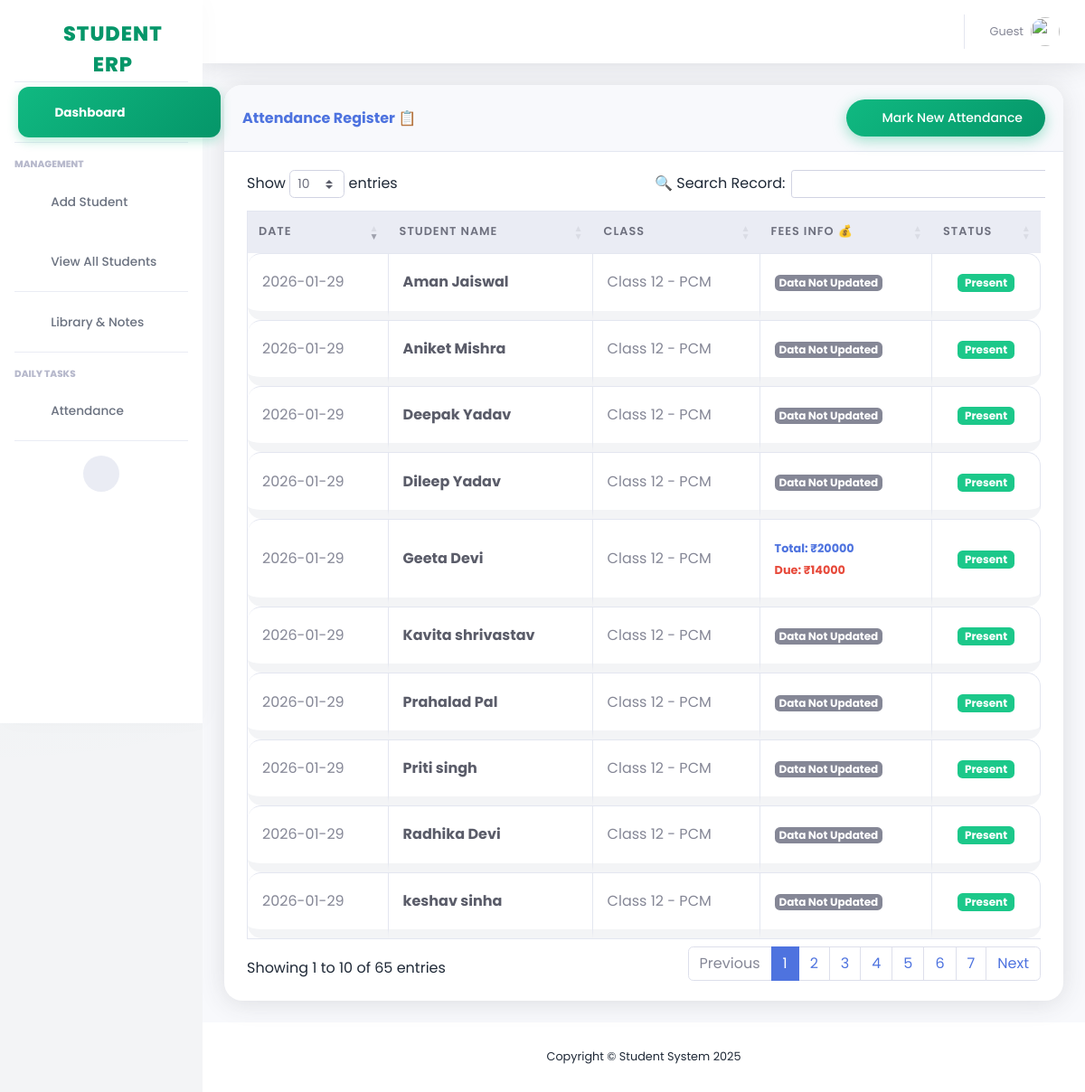
Page /attendance_records/ on the committed database.
### members/models.py (models this page shows, shortened)
class Attendance(models.Model):
    student = models.ForeignKey(Member, on_delete=models.CASCADE)
    date = models.DateField()
    status = models.CharField(max_length=10, choices=[('Present', 'Present'), ('Absent', 'Absent'), ('Leave', 'Leave')])
    created_at = models.DateTimeField(auto_now_add=True)
    class Meta:
        unique_together = ('student', 'date')  # Ek student ki ek din mein ek hi attendance lagegi

class Member(models.Model):
  firstname = models.CharField(max_length=255)
  lastname = models.CharField(max_length=255)
  phone = models.IntegerField(null=True)
  joined_date = models.DateField(null=True)
  profile_pic = models.ImageField(null=True, blank=True, upload_to="images/")
  fee_total = models.IntegerField(default=0)  # Total fees (e.g. 20000)
  fee_paid = models.IntegerField(default=0)   # Ab tak kitni di hai (e.g. 5000)
  @property
  def due_amount(self):
      return self.fee_total - self.fee_paid

### members/views.py (the view)
# urls.py: path('attendance_records/', views.attendance_records, name='attendance_records'),
def attendance_records(request):
    records = Attendance.objects.all().order_by('-date', 'student__firstname')
    return render(request, 'attendance_records.html', {'records': records})

### members/templates/attendance_records.html (shortened to what this page needs)
{% extends "master.html" %}
{% block content %}
<link href="https://cdn.datatables.net/1.13.4/css/dataTables.bootstrap4.min.css" rel="stylesheet">
<div class="card shadow mb-4">
    <div class="card-header py-3 d-flex justify-content-between align-items-center">
        <h6 class="m-0 font-weight-bold text-primary">Attendance Register 📋</h6>
        <a href="/attendance/" class="btn btn-primary btn-sm">
            <i class="fas fa-plus"></i> Mark New Attendance
        </a>
    </div>
    <div class="card-body">
        <div class="table-responsive">
            <table class="table table-bordered table-hover" id="dataTable" width="100%" cellspacing="0">
                <thead class="thead-light">
                    <tr>
                        <th>Date</th>
                        <th>Student Name</th> <th>Class</th>
                        <th>Fees Info 💰</th> <th>Status</th>
                    </tr>
                </thead>
                <tbody>
                    {% for x in records %}
                    <tr>
                        <td>{{ x.date|date:"Y-m-d" }}</td>
                        <td class="font-weight-bold">
                            <a href="#" class="text-dark text-decoration-none student-popover"
                               data-toggle="popover"
                               data-trigger="hover"
                               data-html="true"
                               title="👤 Student Profile"
                               data-content="
                                   <div class='text-center'>
                                       {% if x.student.profile_pic %}
                                           <img src='/media/{{ x.student.profile_pic }}' class='rounded-circle mb-2' width='70' height='70' style='object-fit:cover; border: 2px solid #ddd;'>
                                       {% else %}
                                           <div class='mb-2 text-gray-400'><i class='fas fa-user-circle fa-4x'></i></div>
                                       {% endif %}
                                       <h6 class='font-weight-bold text-primary mb-1'>{{ x.student.firstname }} {{ x.student.lastname }}</h6>
                                       <p class='small text-muted mb-2'>Class 12 - PCM</p>
                                       {% if x.student.due_amount > 0 %}
                                           <span class='badge badge-danger'>Due: ₹{{ x.student.due_amount }}</span>
                                       {% else %}
                                           <span class='badge badge-success'>Fees Clear ✅</span>
                                       {% endif %}
                                   </div>
                               ">
                               {{ x.student.firstname }} {{ x.student.lastname }}
                            </a>
                        </td>
                        <td>Class 12 - PCM</td> <td>
                            {% if x.student.fee_total == 0 %}
                                <span class="badge badge-secondary">Data Not Updated</span>
                            {% else %}
                                <small class="text-primary font-weight-bold">Total: ₹{{ x.student.fee_total }}</small><br>
                                <small class="text-danger font-weight-bold">Due: ₹{{ x.student.due_amount }}</small>
                            {% endif %}
                        </td>
                        <td class="text-center">
                            {% if x.status == 'Present' %}
                                <span class="badge badge-success px-2 py-1">Present</span>
                            {% elif x.status == 'Absent' %}
                                <span class="badge badge-danger px-2 py-1">Absent</span>
                            {% else %}
                                <span class="badge badge-warning px-2 py-1">Leave</span>
                            {% endif %}
                        </td>
                    </tr>
                    {% endfor %}
                </tbody>
            </table>
        </div>
    </div>
</div>
{% endblock %}

### members/templates/master.html (style rules this page uses)
body { font-family: 'Poppins', sans-serif !important; background-color: #f3f4f6; background-image: radial-gradient(at 0% 0%, rgba(16, 185, 129, 0.1) 0px, transparent 50%), radial-gradient(at 100% 0%, rgba(59, 130, 246, 0.1) 0px, transparent 50%); background-attachment: fixed; color: #1f2937; }
.card { background: #ffffff; border: none; border-radius: 20px; box-shadow: 0 10px 30px -5px rgba(0, 0, 0, 0.05); transition: transform 0.2s; overflow: hidden; }
.card::after { content: ''; position: absolute; top: 0; left: 0; width: 100%; height: 4px; background: linear-gradient(90deg, #10b981, #3b82f6); opacity: 0; transition: opacity 0.3s; }
.btn-primary { background: linear-gradient(135deg, #10b981 0%, #059669 100%); border: none; border-radius: 50px; padding: 10px 25px; font-weight: 500; box-shadow: 0 4px 15px rgba(16, 185, 129, 0.4); transition: all 0.3s; }
.table-responsive { padding: 0 5px; }
.table td { background: #ffffff; border-bottom: 10px solid #f3f4f6 !important; vertical-align: middle; padding: 1.2rem 1rem; }
.table tr td:first-child { border-top-left-radius: 15px; border-bottom-left-radius: 15px; }
.table tr td:last-child { border-top-right-radius: 15px; border-bottom-right-radius: 15px; }
.table thead th { border: none; color: #9ca3af; font-weight: 600; font-size: 0.8rem; text-transform: uppercase; letter-spacing: 1px; padding-bottom: 15px; }

### rows in the picture
Attendance: date "2026-01-29", student.firstname "Aman", student.lastname "Jaiswal", shows "Data Not Updated", status "Present"
Attendance: date "2026-01-29", student.firstname "Aniket", student.lastname "Mishra", shows "Data Not Updated", status "Present"
Attendance: date "2026-01-29", student.firstname "Deepak", student.lastname "Yadav", shows "Data Not Updated", status "Present"
Attendance: date "2026-01-29", student.firstname "Dileep", student.lastname "Yadav", shows "Data Not Updated", status "Present"
Attendance: date "2026-01-29", student.firstname "Geeta", student.lastname "Devi", student.fee_total "20000", student.due_amount "14000", status "Present"
Attendance: date "2026-01-29", student.firstname "Kavita", student.lastname "shrivastav", shows "Data Not Updated", status "Present"
Attendance: date "2026-01-29", student.firstname "Prahalad", student.lastname "Pal", shows "Data Not Updated", status "Present"
Attendance: date "2026-01-29", student.firstname "Priti", student.lastname "singh", shows "Data Not Updated", status "Present"
Attendance: date "2026-01-29", student.firstname "Radhika", student.lastname "Devi", shows "Data Not Updated", status "Present"
Attendance: date "2026-01-29", student.firstname "keshav", student.lastname "sinha", shows "Data Not Updated", status "Present"
